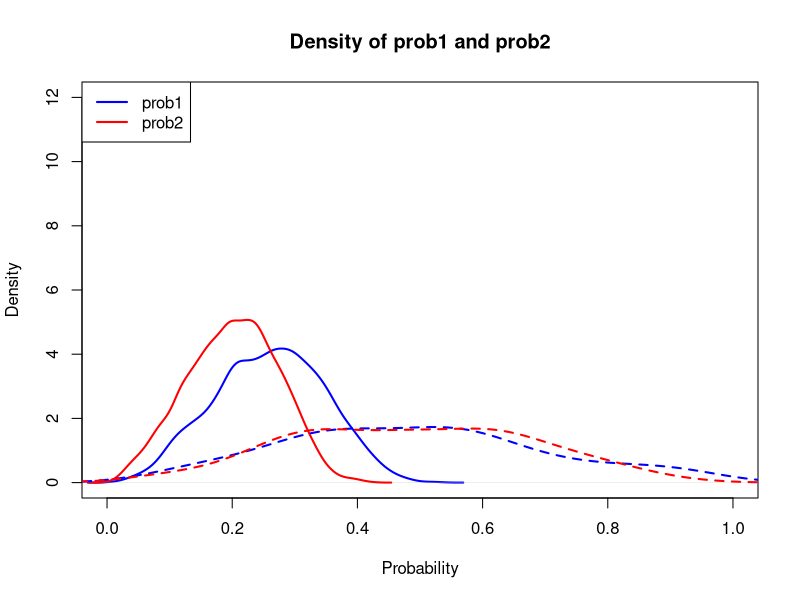

Source code (R):
# ABC script

########
# functions

#
beta_tranform <- function(mu, sd) {
  variance <- sd^2

  phi <- (mu * (1 - mu) / variance) - 1

  # Calculate alpha and beta
  alpha <- mu * phi
  beta <- (1 - mu) * phi

  return(list(alpha = alpha, beta = beta))
}

#
run_model <- function(N1, N2, prob1, prob2) {
  n1_star <- rbinom(1,
                    size = N1,
                    prob = prob1)
  n2_star <- rbinom(1,
                    size = N2,
                    prob = prob2)

  return(data.frame(n1_star = n1_star,
                    n2_star = n2_star))
}

#
distance_KL <- function(p, q) {
  sum(p * log(p / q) + (1 - p) * log((1 - p) / (1 - q)))
}

#
distance_euclidian <- function(a, b) {
  (a - b)^2
}

#
distance_jensen_shannon <- function(p, q) {
  # Calculate the average distribution M
  m <- (p + q) / 2

  0.5 * distance_KL(p, m) + 0.5 * distance_KL(q, m)
}

# L1 distance
distance_abs <- function(a, b) {
  abs(a - b)
}

# may way to use log equivalent functions?


run_abc <- function(random_walk = FALSE) {
  #########
  # set-up

  # dummy
  bin_data <- data.frame(N1 = 100, # arm sample sizes
                         N2 = 100,
                         n1 = 20,  # successes
                         n2 = 10)

  N <- 5000 # Number of accepted particles

  # Given N1 N2
  N1 <- bin_data$N1
  N2 <- bin_data$N2

  p1_hat <- bin_data$n1 / N1
  p2_hat <- bin_data$n2 / N2

  epsilon <- 0.2  # distance threshold / tolerance

  res <- matrix(NA, nrow = N, ncol = 3)
  colnames(res) <- c("prob1", "prob2", "distance")

  i <- 1  # counter of accepted
  j <- 1  # counter of proposed

  # initialize prob1 and prob2
  # probs_star <- runif(2, 0.05, 0.95)
  probs_star <- c(0.2, 0.1)

  logit_probs <- vector(length = 2, mode = "numeric")
  dist_arm <- vector(length = 2, mode = "numeric")
  proposal_sd <- 0.05
  eps <- 1e-10   # small number
  save <- TRUE

  p1_prior_params <- beta_tranform(mu = 0.5, sd = 0.2)
  p2_prior_params <- beta_tranform(mu = 0.5, sd = 0.2)

  #### ABC algorithm ####

  while(i <= N) {

    if (random_walk) {
      # logit transformation
      logit_probs[1] <- log(probs_star[1] / (1 - probs_star[1]))
      logit_probs[2] <- log(probs_star[2] / (1 - probs_star[2]))

      logit_proposal <- rnorm(2, mean = logit_probs, sd = proposal_sd)

      # transform back to probability
      probs_star <- exp(logit_proposal) / (1 + exp(logit_proposal))
    } else {
      # pure rejection sampling
      probs_star[1] <- rbeta(1, shape1 = p1_prior_params$alpha, shape2 = p1_prior_params$beta)
      probs_star[2] <- rbeta(1, shape1 = p2_prior_params$alpha, shape2 = p2_prior_params$beta)
    }

    # nudge away from zero
    probs_star[1] <- pmin(pmax(probs_star[1], eps), 1 - eps)
    probs_star[2] <- pmin(pmax(probs_star[2], eps), 1 - eps)

    # simulate data
    D_star <- run_model(N1, N2, probs_star[1], probs_star[2])

    p1_star <- D_star$n1_star / N1
    p2_star <- D_star$n2_star / N2

    rr_hat <- p2_hat / p1_hat
    rr_star <- p2_star / p1_star

    # dist_arm[1] <- distance_KL(p1_hat, p1_star)
    # dist_arm[2] <- distance_KL(p2_hat, p2_star)

    dist_arm[1] <- distance_euclidian(p1_hat, p1_star)
    dist_arm[2] <- distance_euclidian(p2_hat, p2_star)

    distance <- sqrt(sum(dist_arm))  # euclidean
    # distance <- sum(dist_arm) / 2

    # Aim for an acceptance rate between 10-40%
    if (distance <= epsilon) {
      # if distance is less than the tolerance
      # Store results
      res[i, ] <- c(probs_star[1], probs_star[2], distance)

      i <- i + 1
    }

    j <- j + 1
    acc_rate <- i / j  # acceptance rate

    # if (acc_rate < 0.2) browser()

    print(cat("current acceptance rate = ", acc_rate, "\r"))
  }

  if (save) write.csv(res, "ABC_1_res.csv", row.names = FALSE)

  res
}

res <- run_abc()


#########
# plots

dens_prob1 <- density(res[,1])
dens_prob2 <- density(res[,2])

p1_prior_params <- beta_tranform(mu = 0.5, sd = 0.2)
p2_prior_params <- beta_tranform(mu = 0.5, sd = 0.2)

dens_prior1 <- density(rbeta(100, shape1 = p1_prior_params$alpha, shape2 = p1_prior_params$beta))
dens_prior2 <- density(rbeta(100, shape1 = p2_prior_params$alpha, shape2 = p2_prior_params$beta))

plot(dens_prob1, col = "blue", lwd = 2,
     xlim = c(0,1), ylim = c(0, 12),
     main = "Density of prob1 and prob2",
     xlab = "Probability", ylab = "Density")
lines(dens_prob2, col = "red", lwd = 2)
legend("topleft", legend = c("prob1", "prob2"),
       col = c("blue", "red"), lwd = 2)

lines(dens_prior1, col = "blue", lty = 2, lwd = 2)
lines(dens_prior2, col = "red", lty = 2, lwd = 2)
